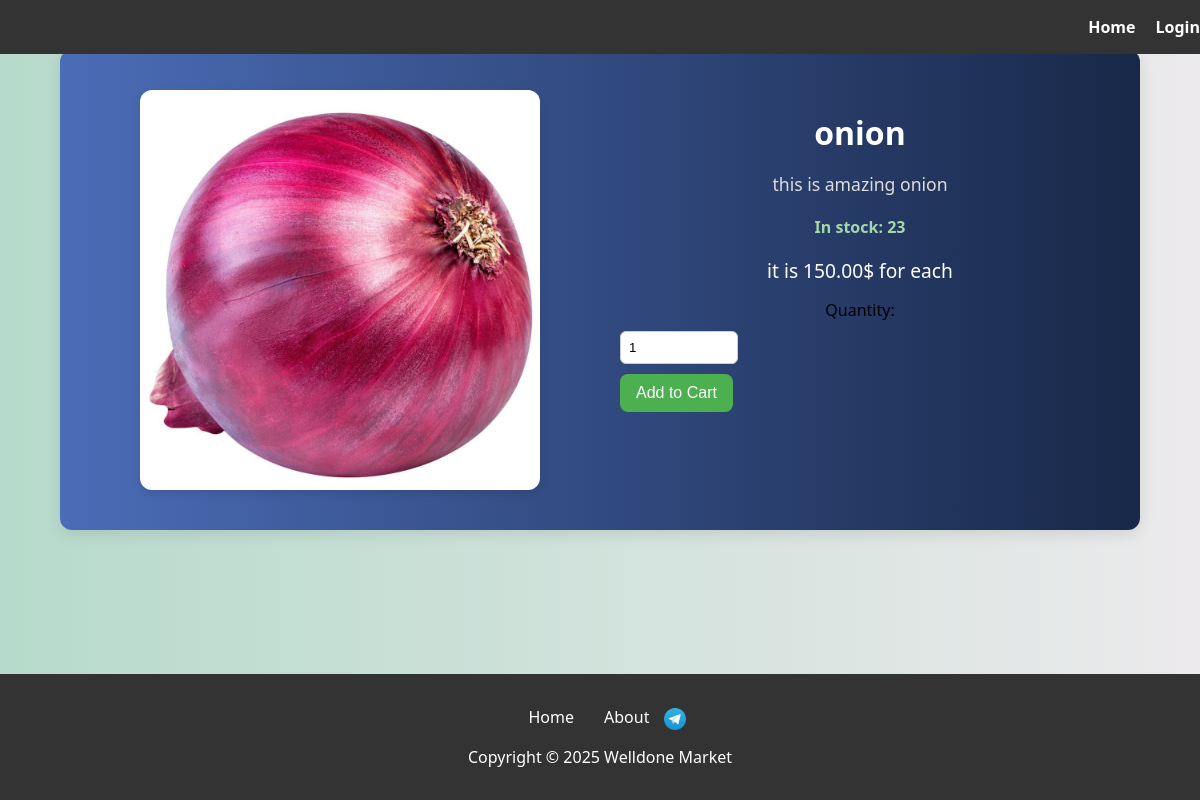
/product/1/, run on the app's committed database.
### application/models.py (models this page shows, shortened)
class Product(models.Model):
    supplier = models.ForeignKey(Supplier, on_delete=models.CASCADE)
    name = models.CharField(max_length=200)
    description = models.TextField()
    price = models.DecimalField(max_digits=10, decimal_places=2)
    stock = models.IntegerField()
    image = models.ImageField(upload_to='product_images/', blank=True, null=True)
    status = models.BooleanField(default=True)

### application/views.py (the view)
# urls.py: path('product/<int:pk>/', views.product_detail, name='product_detail'),
def product_detail(request, pk):
    products = get_object_or_404(Product, pk=pk)
    return render(request, 'product_detail.html', {'product': products})

### templates/product_detail.html (shortened to what this page needs)
{%extends "base.html"%}{% load static %} {%block title%} Products {% endblock %}
{%block content %}
<link href="{% static 'detail.css' %}" rel="stylesheet" />
<div class="container">
  <div class="image-wrapper">
    {% if product.image %}
    <img src="{{ product.image.url }}" alt="{{ product.name }}" />
    {% else %}
    <img src="{% static 'images/placeholder.jpg' %}" alt="No image available" />
    {% endif %}
  </div>
  <div class="details">
    <h1 class="name">{{ product.name }}</h1>
    <p class="description">{{ product.description }}</p>
    <p class="stock {% if product.stock > 0 %}in{% else %}out{% endif %}">
      {% if product.stock > 0 %} In stock: {{ product.stock }} {% else %} Out of
      stock {% endif %}
    </p>
    {% if product.stock > 0 %}
    <p class="each">it is {{product.price}}$ for each</p>
    <form
      method="post"
      action="{% if user.is_authenticated %}{% url 'add_to_cart' product.id %}{% else %}{% url 'login' %}{% endif %}"
    >
      <label>Quantity:</label>
      <input type="number" name="quantity" value="1" min="1" />
      <button type="submit">Add to Cart</button>
    </form>
    {% endif %}
  </div>
</div>
{% endblock %}

### static/style.css (style rules this page uses)
body { font-family: Arial, sans-serif; min-height: 100vh; text-align: center; justify-content: center; margin: 0; display: flex; flex-direction: column; grid-template-rows: 1fr auto; background: linear-gradient(to right, #b6dacb, #eceaec); }
button { background-color: #4CAF50; color: white; border: none; border-radius: 5px; padding: 5px 20px; cursor: pointer; transition: background 0.3s, transform 0.3s; }

### static/detail.css (style rules this page uses)
body { background-color: #f4f6f8; font-family: 'Segoe UI', Tahoma, Geneva, Verdana, sans-serif; }
.container { max-width: 1000px; margin: 50px auto; display: flex; gap: 40px; background: linear-gradient(to right, #4b6cb7, #182848); padding: 40px; border-radius: 12px; box-shadow: 0 4px 16px rgba(0, 0, 0, 0.1); flex-wrap: wrap; animation: fadeIn 0.6s ease-out; }
.image-wrapper { flex: 1 1 300px; display: flex; justify-content: center; align-items: center; }
.image-wrapper img { width: 100%; max-width: 400px; border-radius: 12px; object-fit: cover; box-shadow: 0 4px 8px rgba(0, 0, 0, 0.1); transition: transform 0.3s ease; }
.details { flex: 1 1 300px; }
.name { font-size: 2rem; color: #fff; margin-bottom: 10px; }
.description { font-size: 1.1rem; color: #ddd; margin-bottom: 20px; }
.stock { font-weight: bold; margin-bottom: 15px; color: #fff; }
.stock.in { color: #a5d6a7; }
.each { font-size: 1.2rem; margin-bottom: 15px; color: #fff; }
form { display: flex; flex-direction: column; gap: 10px; }
input[type="number"] { padding: 8px; border: 1px solid #ccc; border-radius: 6px; width: 100px; }
button { background-color: #4caf50; color: white; border: none; padding: 10px 16px; font-size: 1rem; border-radius: 8px; cursor: pointer; transition: background-color 0.3s ease, box-shadow 0.3s ease; width: fit-content; }

### data on the page
Product: image (picture), name "onion", description "this is amazing onion", stock "23", price "150.00"
